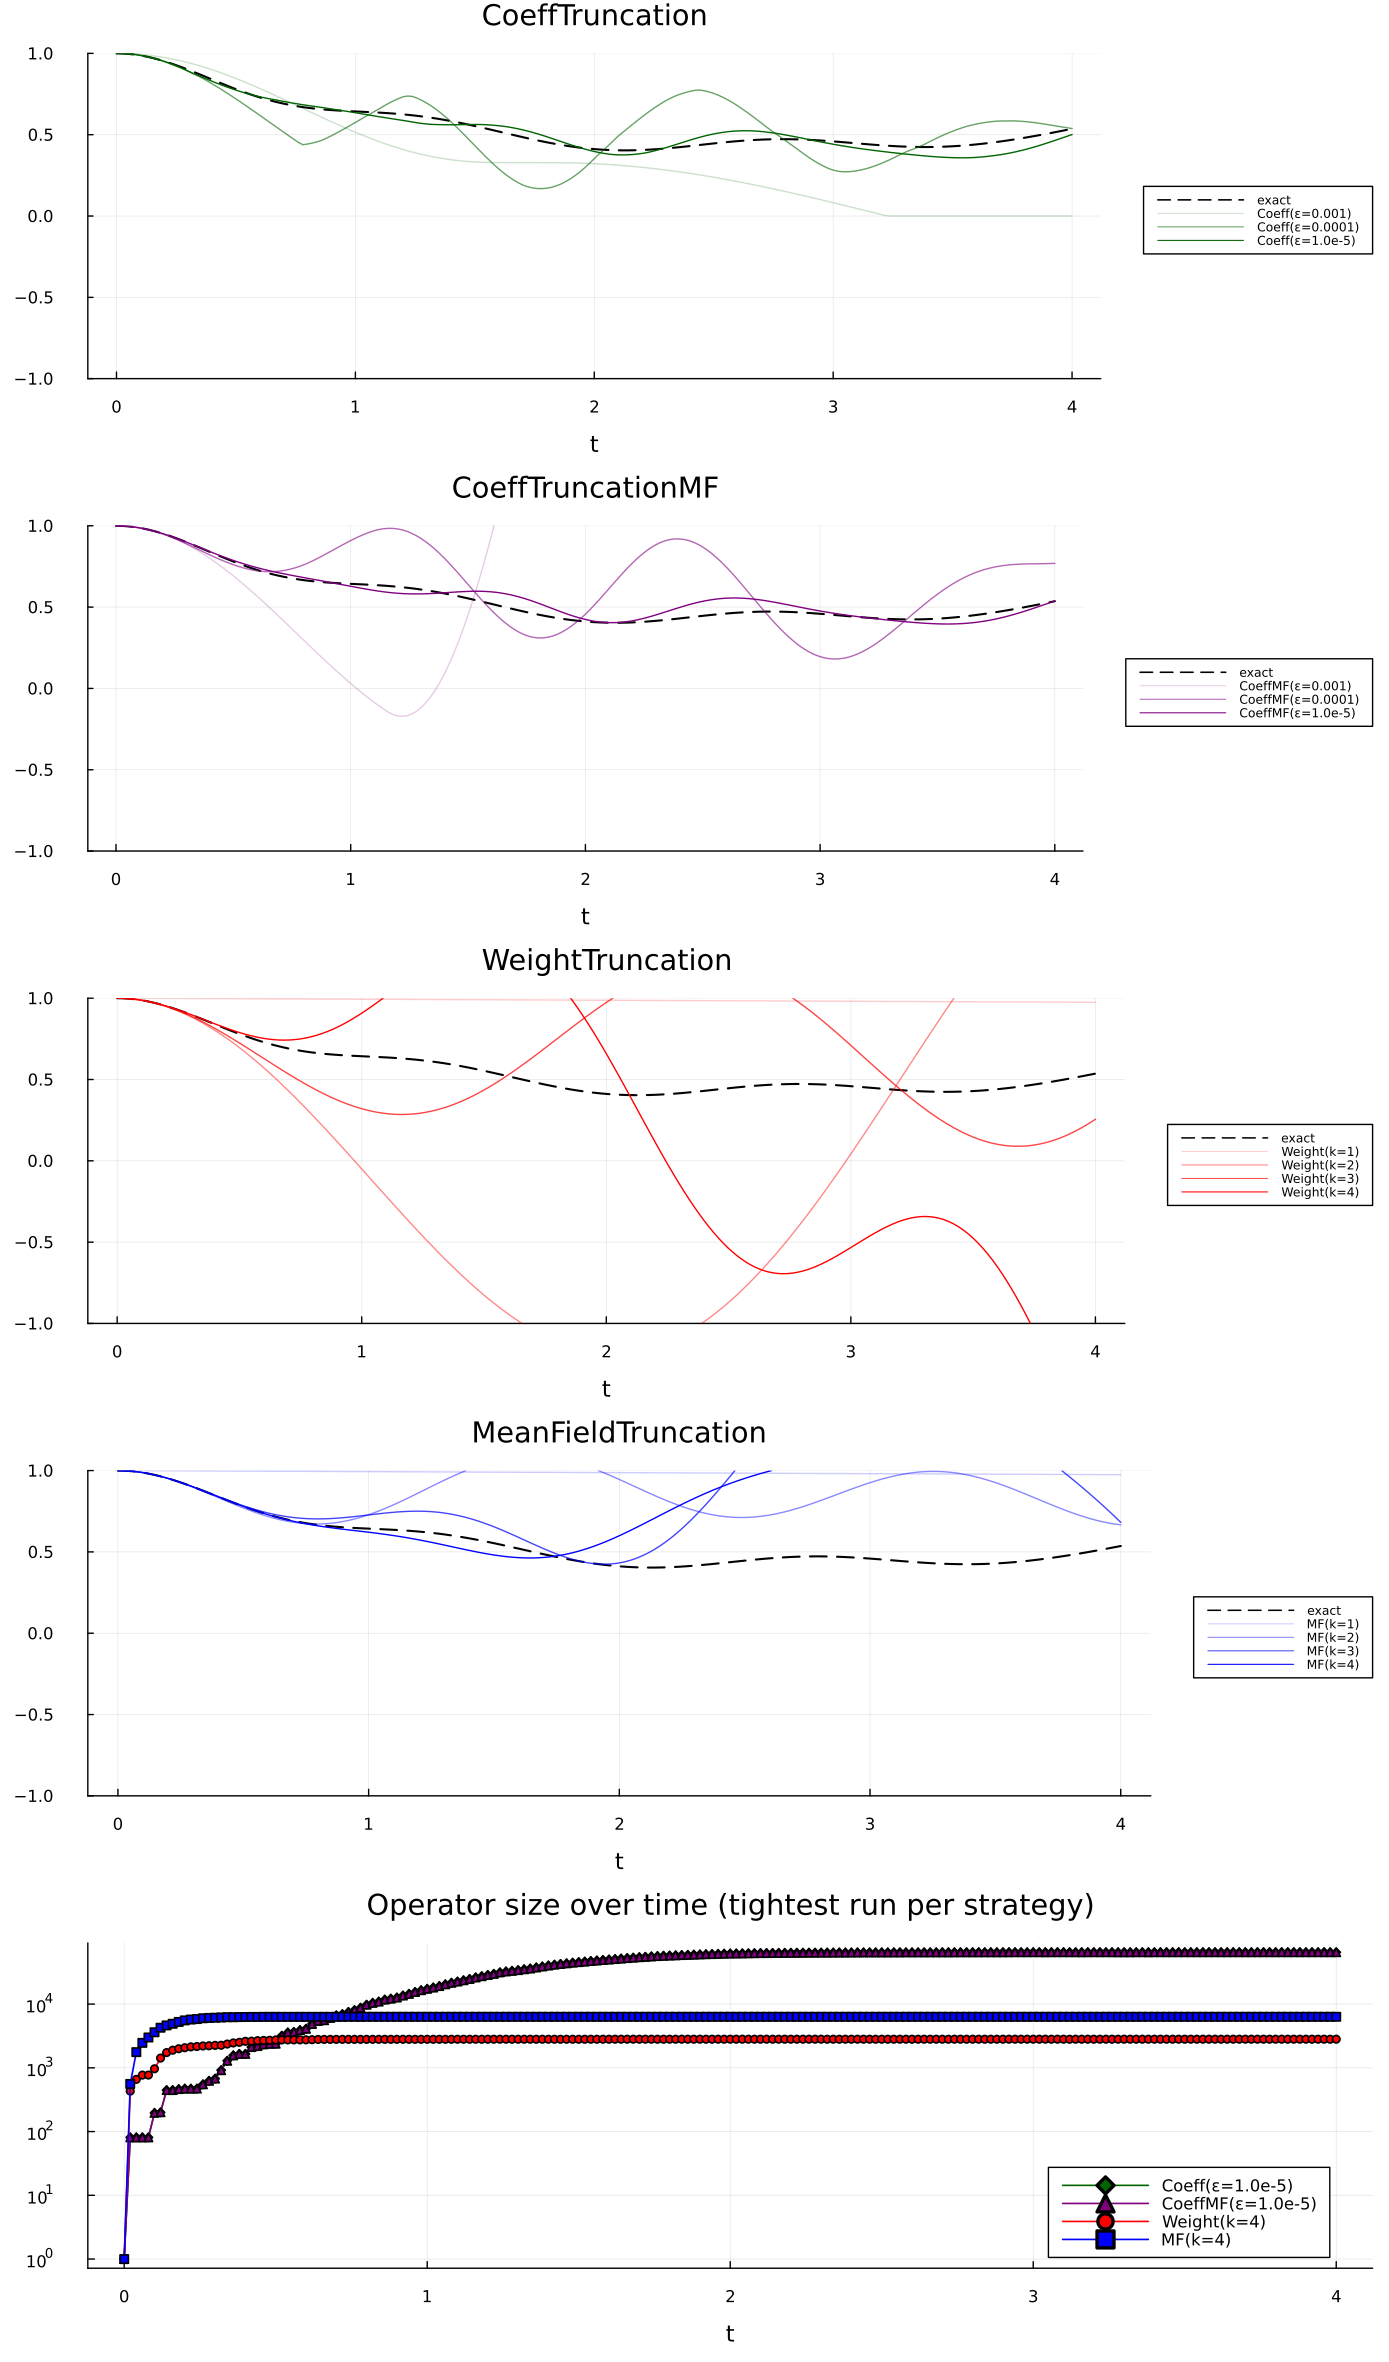

Source code (Julia):
#=
2D Heisenberg — Systematic Truncation Convergence Study (no dense reference)
============================================================================

Heisenberg-picture evolution of a single-site observable under a 2D Heisenberg
Hamiltonian at system sizes beyond exact diagonalization. For each of three
truncation strategies we sweep a tightness grid and check convergence by
tightening the threshold:

    1. CoeffTruncation(ε)           — drop terms with |c| ≤ ε
    2. WeightTruncation(k)          — drop terms with Pauli weight > k
    3. MeanFieldTruncation(k, ψ)    — expand weight > k terms in single-site
                                       fluctuations around |ψ⟩

Convergence diagnostics (no exact curve required):

    • within-strategy self-convergence:
          max_t |⟨O⟩_param(t) − ⟨O⟩_tightest(t)|   vs   param / cost
      Tells you whether the strategy has stopped moving as you tighten.

    • cross-strategy agreement:
          max_t |⟨O⟩_tightest_A(t) − ⟨O⟩_tightest_B(t)|
      If the three tightest runs agree, that's strong circumstantial evidence
      they've converged to the true answer (different biases).

Usage:
    julia --project=examples examples/convergence_2d.jl
=#

using PauliOperators
using LinearAlgebra
using Printf


# ── Lattice helpers ──────────────────────────────────────────────────────────

"""
Return the list of nearest-neighbor (i, j) bonds (1-based) for an Lx×Ly open
rectangular lattice, row-major indexing (site at (r, c) → (r-1)*Lx + c).
"""
function nn_bonds_2d(Lx::Int, Ly::Int)
    idx(r, c) = (r - 1) * Lx + c
    bonds = Tuple{Int,Int}[]
    for r in 1:Ly, c in 1:Lx
        if c < Lx
            push!(bonds, (idx(r, c), idx(r, c + 1)))   # horizontal
        end
        if r < Ly
            push!(bonds, (idx(r, c), idx(r + 1, c)))   # vertical
        end
    end
    return bonds
end

"""
2D Heisenberg XXZ Hamiltonian on an Lx×Ly open lattice.

    H = Σ_⟨ij⟩  Jxy (X_i X_j + Y_i Y_j) + Jz Z_i Z_j
"""
function heisenberg_2d(Lx::Int, Ly::Int; Jxy::Real=1.0, Jz::Real=1.0)
    N = Lx * Ly
    H = PauliSum(N, ComplexF64)
    for (i, j) in nn_bonds_2d(Lx, Ly)
        H[PauliBasis(Pauli(N; X=[i, j]))] = Jxy + 0im
        H[PauliBasis(Pauli(N; Y=[i, j]))] = Jxy + 0im
        H[PauliBasis(Pauli(N; Z=[i, j]))] = Jz  + 0im
    end
    return H
end


# ── Trotter driver ──────────────────────────────────────────────────────────

function trotter_ev_curve(H::PauliSum{N,T}, O::PauliSum{N,T}, ψ::Ket{N},
                          times::AbstractVector, dt::Real,
                          truncation::TruncationStrategy) where {N,T}
    generators, angles = trotterize(H, dt; n_trotter=1, order=2)
    Ot = deepcopy(O)

    ev      = zeros(Float64, length(times))
    n_terms = zeros(Int,     length(times))
    ev[1]      = real(expectation_value(Ot, ψ))
    n_terms[1] = length(Ot)
    for step in 2:length(times)
        Ot = evolve(Ot, generators, angles; truncation=truncation)
        ev[step]      = real(expectation_value(Ot, ψ))
        n_terms[step] = length(Ot)
    end
    return ev, n_terms
end


# ── Sweep definition ─────────────────────────────────────────────────────────

struct SweepEntry
    name::String                    # "coeff", "weight", "mf"
    label::String                   # human-readable legend label
    tightness::Float64              # monotone tightness ordinate (larger = tighter)
    strategy::TruncationStrategy
end

"""
Build the full sweep. Within each strategy, entries are ordered loose → tight.
A small floor CoeffTruncation(1e-10) is composed onto weight/MF so the
weight/MF-tightest run is not polluted by numerical chaff.
"""
function build_sweep(ψ::Ket{N}) where {N}
    sweep = SweepEntry[]

    # CoeffTruncation: tightness = -log10(ε)
    for ε in (1e-3, 1e-4, 1e-5)
        push!(sweep, SweepEntry("coeff", "Coeff(ε=$(ε))", -log10(ε),
                                CoeffTruncation(ε)))
    end

    # CoeffTruncationMF: tightness = -log10(ε)
    for ε in (1e-3, 1e-4, 1e-5)
        push!(sweep, SweepEntry("coeff_mf", "CoeffMF(ε=$(ε))", -log10(ε),
                                CoeffTruncationMF(ε, ψ)))
    end

    # WeightTruncation: tightness = k
    for k in 1:4
        push!(sweep, SweepEntry("weight", "Weight(k=$k)", float(k),
            CompositeTruncation(WeightTruncation(k), CoeffTruncation(1e-8))))
    end

    # MeanFieldTruncation: tightness = k
    for k in 1:4
        push!(sweep, SweepEntry("mf", "MF(k=$k)", float(k),
            CompositeTruncation(MeanFieldTruncation(k, ψ), CoeffTruncation(1e-8))))
    end

    return sweep
end


# ── Main ─────────────────────────────────────────────────────────────────────

function main()
    # Lattice — tweak freely; 4×4 (N=16) is well beyond exact reach (2^16=65536)
    # but still light for Heisenberg-picture Trotter at modest truncation.
    Lx, Ly = 3, 3
    N      = Lx * Ly
    Jxy    = 0.2
    Jz     = 0.4
    dt     = 0.02
    T_max  = 4.0
    times  = collect(0.0:dt:T_max)

    H = heisenberg_2d(Lx, Ly; Jxy=Jxy, Jz=Jz)

    # Néel-type product reference state (checkerboard on row-major idx)
    bits = UInt128(0)
    for r in 1:Ly, c in 1:Lx
        site = (r - 1) * Lx + c
        if isodd(r + c)
            bits |= (UInt128(1) << (site - 1))
        end
    end
    ψ = Ket(N, Int128(bits))

    # Observable: Z on a central site
    obs_site = (Ly ÷ 2) * Lx + (Lx ÷ 2 + 1)
    O = PauliSum(Pauli(N; Z=[obs_site]))

    println("=" ^ 82)
    println("  2D Heisenberg | $(Lx)×$(Ly) lattice (N=$N), Jxy=$Jxy, Jz=$Jz")
    println("  observable: Z_$(obs_site) on Néel reference, dt=$dt, T=$T_max")
    println("=" ^ 82)

    # ── Exact diagonalization reference ──────────────────────────────────────
    print("\n  Exact diagonalization reference (N=$N, dim=$(2^N))... ")
    t0 = time()
    Hmat = Matrix(H)
    Omat = Matrix(O)
    F = eigen(Hermitian(Hmat))
    ψvec = ComplexF64.(Vector(ψ))
    ψ0_eig = F.vectors' * ψvec
    exact_curve = zeros(Float64, length(times))
    for (i, t) in enumerate(times)
        ψt = F.vectors * (cis.(-F.values .* t) .* ψ0_eig)
        exact_curve[i] = real(dot(ψt, Omat * ψt))
    end
    @printf("done (%.2fs)\n", time() - t0)

    sweep = build_sweep(ψ)

    avg_n   = zeros(Float64, length(sweep))
    curves  = Vector{Vector{Float64}}(undef, length(sweep))
    nterms  = Vector{Vector{Int}}(undef,    length(sweep))

    println("\n  Sweep:")
    for (i, s) in enumerate(sweep)
        @printf("    %-18s  ", s.label)
        t0 = time()
        ev, nt = trotter_ev_curve(H, O, ψ, times, dt, s.strategy)
        dt_s = time() - t0
        curves[i] = ev
        nterms[i] = nt
        avg_n[i]  = sum(nt) / length(nt)
        @printf("avg #terms = %10.1f   (%.2fs)\n", avg_n[i], dt_s)
    end

    # ── Within-strategy self-convergence ─────────────────────────────────────
    # For each strategy, compare every run to the tightest run within that
    # strategy. The tightest entry itself registers 0 by construction.
    self_err = zeros(Float64, length(sweep))
    tightest_idx = Dict{String,Int}()
    for name in ("coeff", "coeff_mf", "weight", "mf")
        idxs = findall(s -> s.name == name, sweep)
        tight = idxs[argmax([sweep[i].tightness for i in idxs])]
        tightest_idx[name] = tight
        ref = curves[tight]
        for i in idxs
            self_err[i] = maximum(abs.(curves[i] .- ref))
        end
    end

    println("\n  Within-strategy self-convergence (vs tightest of same strategy):")
    for name in ("coeff", "coeff_mf", "weight", "mf")
        idxs = findall(s -> s.name == name, sweep)
        println("    $(uppercase(name)):")
        for i in idxs
            marker = i == tightest_idx[name] ? "  <-- tightest" : ""
            @printf("      %-18s  avg #terms = %10.1f   max|Δ vs tightest| = %.3e%s\n",
                    sweep[i].label, avg_n[i], self_err[i], marker)
        end
    end

    # ── Cross-strategy agreement (tightest vs tightest) ─────────────────────
    println("\n  Cross-strategy agreement at tightest settings:")
    names = ("coeff", "coeff_mf", "weight", "mf")
    for a in 1:length(names), b in (a+1):length(names)
        ia = tightest_idx[names[a]]
        ib = tightest_idx[names[b]]
        d  = maximum(abs.(curves[ia] .- curves[ib]))
        @printf("    %-8s vs %-8s   max|Δ| = %.3e\n",
                sweep[ia].label, sweep[ib].label, d)
    end
    println()

    return (times=times, sweep=sweep, curves=curves, nterms=nterms,
            avg_n=avg_n, self_err=self_err, tightest_idx=tightest_idx,
            exact=exact_curve, Lx=Lx, Ly=Ly, obs_site=obs_site)
end


results = main()


# ── Optional plot (requires Plots.jl) ────────────────────────────────────────
try
    using Plots

    color_of  = Dict("coeff" => :darkgreen, "coeff_mf" => :purple,
                     "weight" => :red,       "mf"       => :blue)
    marker_of = Dict("coeff" => :diamond,    "coeff_mf" => :utriangle,
                     "weight" => :circle,    "mf"       => :square)

    # ---- p1a/p1b/p1c/p1d: ⟨O(t)⟩ — one subplot per strategy ----
    title_of = Dict("coeff"    => "CoeffTruncation",
                    "coeff_mf" => "CoeffTruncationMF",
                    "weight"   => "WeightTruncation",
                    "mf"       => "MeanFieldTruncation")
    strategy_panels = Any[]
    for name in ("coeff", "coeff_mf", "weight", "mf")
        p = plot(xlabel="t", ylabel="⟨ψ| Z_$(results.obs_site)(t) |ψ⟩",
                 title=title_of[name],
                 legend=:outerright, legendfontsize=6,
                #  ylims=(0.9, 1.1),
                 ylims=(-1.0, 1.0),
                 )
        plot!(p, results.times, results.exact,
              label="exact", color=:black, lw=1.5, ls=:dash)
        idxs = findall(s -> s.name == name, results.sweep)
        tightness = [results.sweep[i].tightness for i in idxs]
        tmin, tmax = extrema(tightness)
        for i in idxs
            α = tmax > tmin ? 0.2 + 0.8 * (results.sweep[i].tightness - tmin) / (tmax - tmin) : 1.0
            plot!(p, results.times, results.curves[i],
                  label=results.sweep[i].label,
                  color=color_of[name], lw=1.0, alpha=α)
        end
        push!(strategy_panels, p)
    end

    # ---- p3: operator size vs t for the tightest run of each strategy ----
    p3 = plot(xlabel="t", ylabel="# Pauli terms",
              title="Operator size over time (tightest run per strategy)",
              yscale=:log10, legend=:bottomright)
    for name in ("coeff", "coeff_mf", "weight", "mf")
        i = results.tightest_idx[name]
        plot!(p3, results.times, results.nterms[i],
              label=results.sweep[i].label,
              color=color_of[name], lw=1.2,
              marker=marker_of[name], ms=3, msw=0.3)
    end

    fig = plot(strategy_panels..., p3, layout=(5, 1), size=(1000, 1700))
    outfile = joinpath(@__DIR__, "convergence_2d.pdf")
    savefig(fig, outfile)
    println("  Plot saved to: $outfile")
catch e
    if isa(e, ArgumentError) || isa(e, LoadError)
        println("  [Plots.jl not available — skipping plot]")
    else
        rethrow(e)
    end
end
